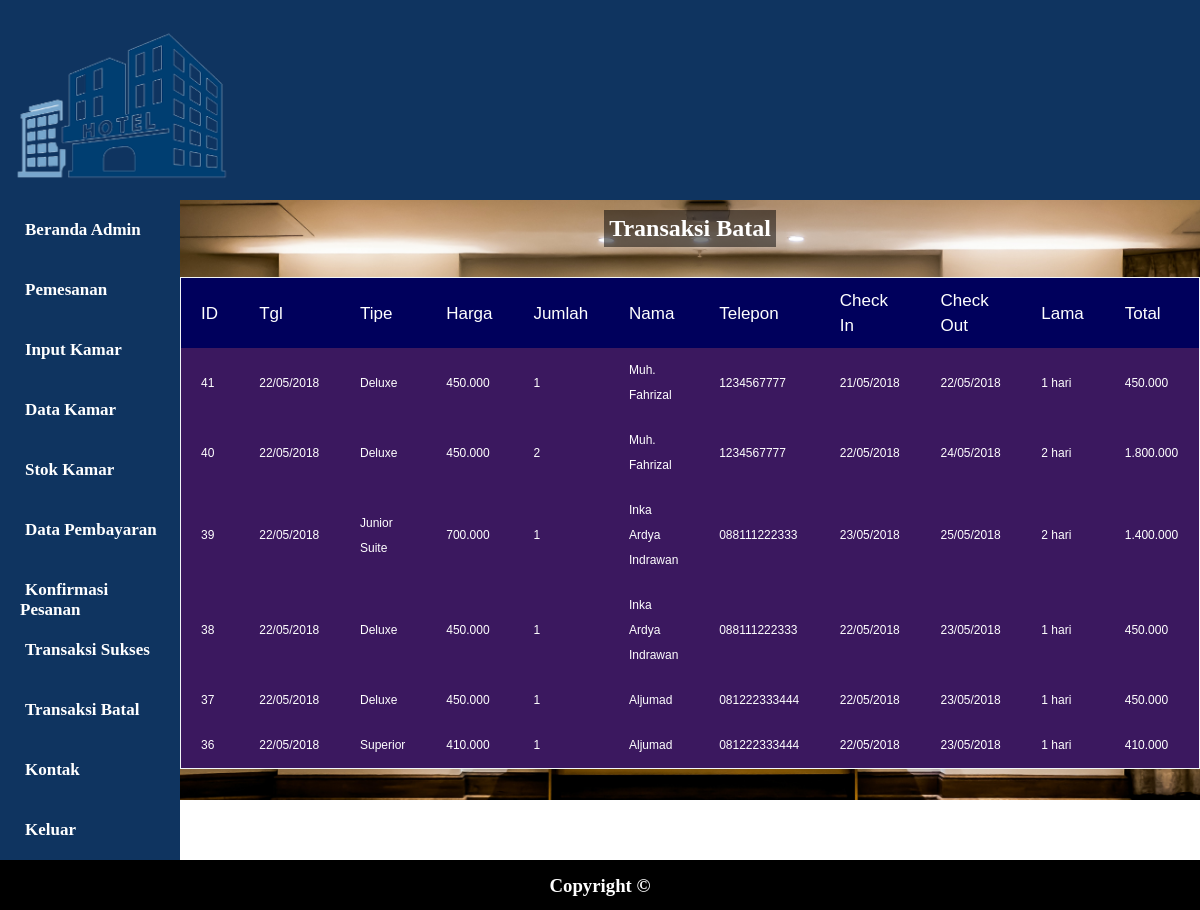
Page /admin/transaksibatal.php (signed in) on the committed database.
### tables this page shows
CREATE TABLE `pemesanan` (
  `idpesan` int(11) NOT NULL,
  `tglpesan` datetime NOT NULL,
  `batasbayar` datetime NOT NULL,
  `idkamar` varchar(15) NOT NULL,
  `tipe` varchar(20) NOT NULL,
  `harga` int(11) NOT NULL,
  `jumlah` int(11) NOT NULL,
  `idtamu` int(11) NOT NULL,
  `nama` varchar(100) NOT NULL,
  `alamat` varchar(500) NOT NULL,
  `telepon` varchar(15) NOT NULL,
  `tglmasuk` date NOT NULL,
  `tglkeluar` date NOT NULL,
  `lamahari` int(11) NOT NULL DEFAULT 0,
  `totalbayar` int(11) NOT NULL DEFAULT 0,
  `status` varchar(50) NOT NULL DEFAULT 'Pending...'
);

### admin/transaksibatal.php (the view, shortened to what this page needs)
<?php
	require_once "view/header.php";
?>
	<aside>
		<center>
			<h3 id="abc">Transaksi Batal</h3>
			<div id="kanan">
				<form method="post" action="proseskonfirmasi">
				<table class="tabel1">
				<tr style="background: #B40301; color: white; font-size: 17px;">
					<th>ID</th>
					<th>Tgl</th>
					<th>Tipe</th>
					<th>Harga</th>
					<th>Jumlah</th>
					<th>Nama</th>
					<th>Telepon</th>
					<th>Check In</th>
					<th>Check Out</th>
					<th>Lama</th>
					<th>Total</th>
				</tr>
				<?php
					$sql = $pdo->query("SELECT * FROM pemesanan ORDER BY idpesan DESC");
			  		while ($datax = $sql->fetch()) {
			  		$idpesan = $datax['idpesan'];
					$tglpesan = $datax['tglpesan'];
					$tipe = $datax['tipe'];
					$harga = $datax['harga'];
					$jumlah = $datax['jumlah'];
					$namax = $datax['nama'];
					$telepon = $datax['telepon'];
					$tglmasuk = $datax['tglmasuk'];
					$tglkeluar = $datax['tglkeluar'];
					$lamahari = $datax['lamahari'];
					$totalbayar = $datax['totalbayar'];
					$status = $datax['status'];
					$tglpesann = date('d/m/Y', strtotime($tglpesan));
					$tglmasukk = date('d/m/Y', strtotime($tglmasuk));
					$tglkeluarr = date('d/m/Y', strtotime($tglkeluar));
					$hargaa = number_format($harga,0,",",".");
					$angka = number_format($totalbayar,0,",",".");
					if ($status == 'Dibatalkan') {
  				?>
				<tr align="center" style="font-weight: normal; font-size: 14px;">
					<td class="tkonfirm"><?php echo $idpesan ?></td>
					<td class="tkonfirm"><?php echo $tglpesann ?></td>
					<td class="tkonfirm"><?php echo $tipe ?></td>
					<td class="tkonfirm"><?php echo $hargaa ?></td>
					<td class="tkonfirm"><?php echo $jumlah ?></td>
					<td class="tkonfirm"><?php echo $namax ?></td>
					<td class="tkonfirm"><?php echo $telepon ?></td>
					<td class="tkonfirm"><?php echo $tglmasukk ?></td>
					<td class="tkonfirm"><?php echo $tglkeluarr ?></td>
					<td class="tkonfirm"><?php echo $lamahari ?> hari</td>
					<td class="tkonfirm"><?php echo $angka ?></td>
				</tr>
				<?php
					}
			  	}
			  ?>
			  </table>
			  </form>
			</div>
		</center>
	</aside>
<?php
	require_once "view/footer.php"
?>

### admin/view/header.php (shortened to what this page needs)
<html>
<head>
	<link rel="stylesheet" href="style.css">
</head>
<body>
<header>
	<div id="top-header">
		<div id="logo">
			<img src="gambar/logo.png" />
		</div>
	<nav>
	</nav>
	</div>
</header>
	<main>
		<ul>
			<li><a href="beranda" class="kiri">Beranda Admin</a></li>
			<li><a href="pemesanan" class="kiri">Pemesanan</a></li>
			<li><a href="inputkamar" class="kiri">Input Kamar</a></li>
			<li><a href="datakamar" class="kiri">Data Kamar</a></li>
			<li><a href="stokkamar" class="kiri">Stok Kamar</a></li>
			<li><a href="databayar" class="kiri">Data Pembayaran</a></li>
			<li><a href="konfirmasi" class="kiri">Konfirmasi Pesanan</a></li>
			<li><a href="transaksiberhasil" class="kiri">Transaksi Sukses</a></li>
			<li><a href="transaksibatal" class="kiri">Transaksi Batal</a></li>
			<li><a href="kontak" class="kiri">Kontak</a></li>
			<li><a href="fungsi/proseskeluar" class="kiri">Keluar</a></li>
		</ul>
	</main>

### admin/view/footer.php (shortened to what this page needs)
<!DOCTYPE html>
<html lang="en">
<head>
</head>
<body>
	<footer>
		<h6>Copyright &copy;</h6>
	</footer>
</body>
</html>

### admin/style.css (style rules this page uses)
* { margin: 0; padding: 0; }
header, nav, footer { max-width: 100%; }
header { height: 200px; background-size:cover; overflow: hidden; }
#top-header { text-align: center; height: 200px; }
#logo { float: left; padding: none; margin: none; height: 200px; width: 400px; }
#logo img { width: 60%; float: left; padding: 10px 0px; }
nav { height: 200px; background: #0F3460; }
main { width: 15%; height: auto; float: left; background: #B40301; font-family: roboto; }
aside { width: 85%; height: 75%; background-image: url('gambar/Beranda.jpg'); background-size: cover; background-color: rgba(0,0,0,0.5); float: left; }
footer { height: 50px; background: black; font-size: 28px; clear: both; }
ul li { list-style: none; }
.kiri { text-decoration: none; list-style: none; color: white; font-weight: bold; font-size:17px; margin-left: 5px; height: 20px; }
main ul li { background: #0F3460; height: 20px; padding: 20px; }
main ul li a { margin-bottom: 10px; font-family: Delmon Delicate Regular; }
main ul { margin-top:0px; }
h6 { text-align: center; color: white; padding-top: 15px; }
.tabel1 { font-family: sans-serif; color: #444; border-collapse: collapse; width: 100%; border: 1px solid #f2f5f7; }
.tabel1 tr th { background: #00005C; color: #fff; font-weight: normal; }
.tabel1, th, td { padding: 10px 20px; text-align: left; }
.tabel1 tr { background-color: #3B185F; color: black; }
table tr { line-height: 25px; }
table { margin-top:20px; font-size:16px; font-weight:bold; }
table tr td { font-weight:bold; font-family:sans-serif; color: white; width: 120px; font-size: 17px; }
.tkonfirm { font-weight:normal; font-size: 12px; font-family: sans-serif; }
#abc { background-color: rgba(0,0,0,0.5); margin: 10px; text-align: center; height: auto; font-family: OpenSans-Light; font-weight: bold; font-size: 24px; color: white; }
aside h3 { margin-top: 10px; margin-bottom: 8px; padding: 5px; color: white; display: inline-block; }

### rows in the picture
pemesanan: idpesan "41", tglpesan "22/05/2018", tipe "Deluxe", harga "450.000", jumlah "1", nama "Muh. Fahrizal", telepon "1234567777", tglmasuk "21/05/2018", tglkeluar "22/05/2018", lamahari "1", totalbayar "450.000"
pemesanan: idpesan "40", tglpesan "22/05/2018", tipe "Deluxe", harga "450.000", jumlah "2", nama "Muh. Fahrizal", telepon "1234567777", tglmasuk "22/05/2018", tglkeluar "24/05/2018", lamahari "2", totalbayar "1.800.000"
pemesanan: idpesan "39", tglpesan "22/05/2018", tipe "Junior Suite", harga "700.000", jumlah "1", nama "Inka Ardya Indrawan", telepon "088111222333", tglmasuk "23/05/2018", tglkeluar "25/05/2018", lamahari "2", totalbayar "1.400.000"
pemesanan: idpesan "38", tglpesan "22/05/2018", tipe "Deluxe", harga "450.000", jumlah "1", nama "Inka Ardya Indrawan", telepon "088111222333", tglmasuk "22/05/2018", tglkeluar "23/05/2018", lamahari "1", totalbayar "450.000"
pemesanan: idpesan "37", tglpesan "22/05/2018", tipe "Deluxe", harga "450.000", jumlah "1", nama "Aljumad", telepon "081222333444", tglmasuk "22/05/2018", tglkeluar "23/05/2018", lamahari "1", totalbayar "450.000"
pemesanan: idpesan "36", tglpesan "22/05/2018", tipe "Superior", harga "410.000", jumlah "1", nama "Aljumad", telepon "081222333444", tglmasuk "22/05/2018", tglkeluar "23/05/2018", lamahari "1", totalbayar "410.000"
